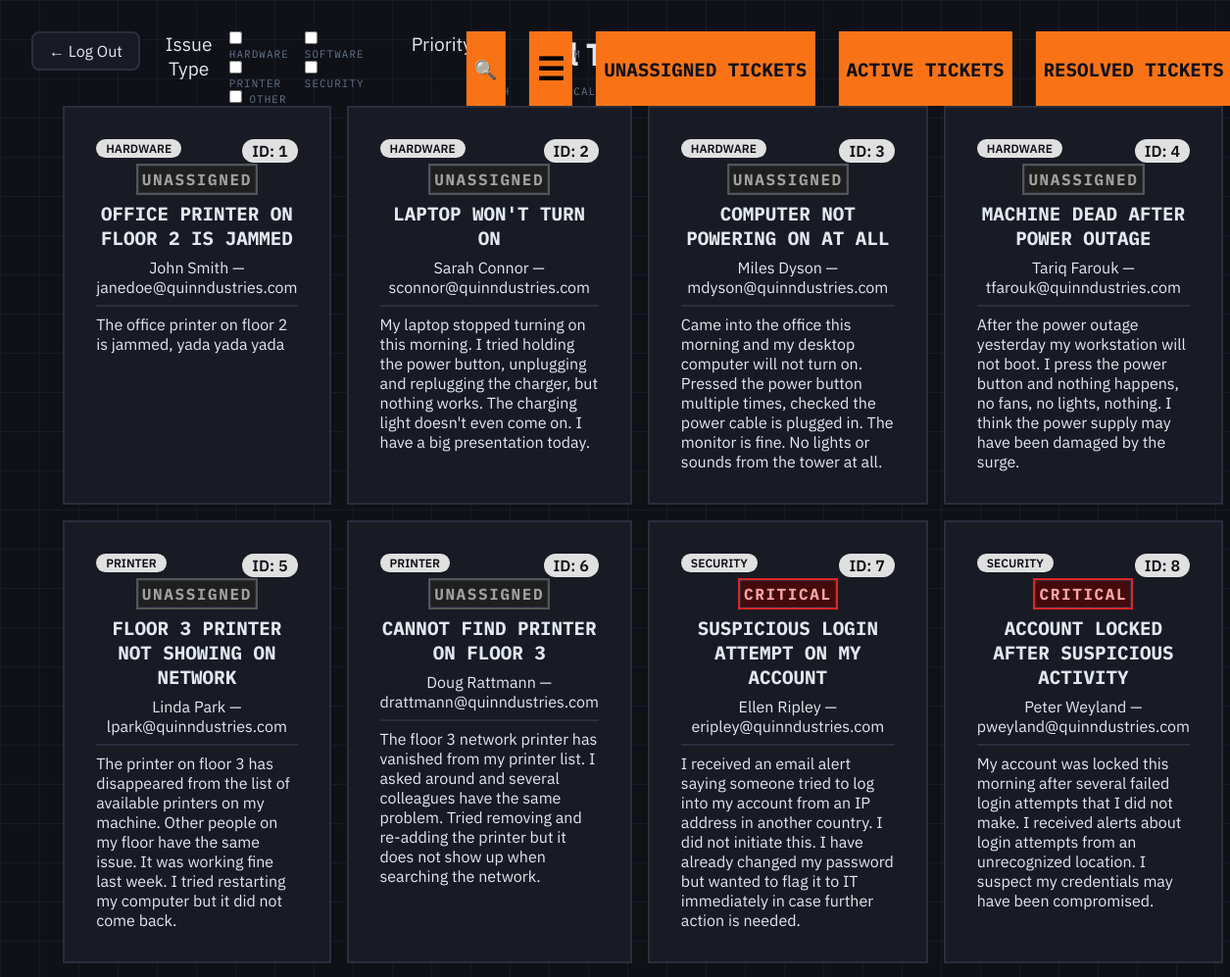
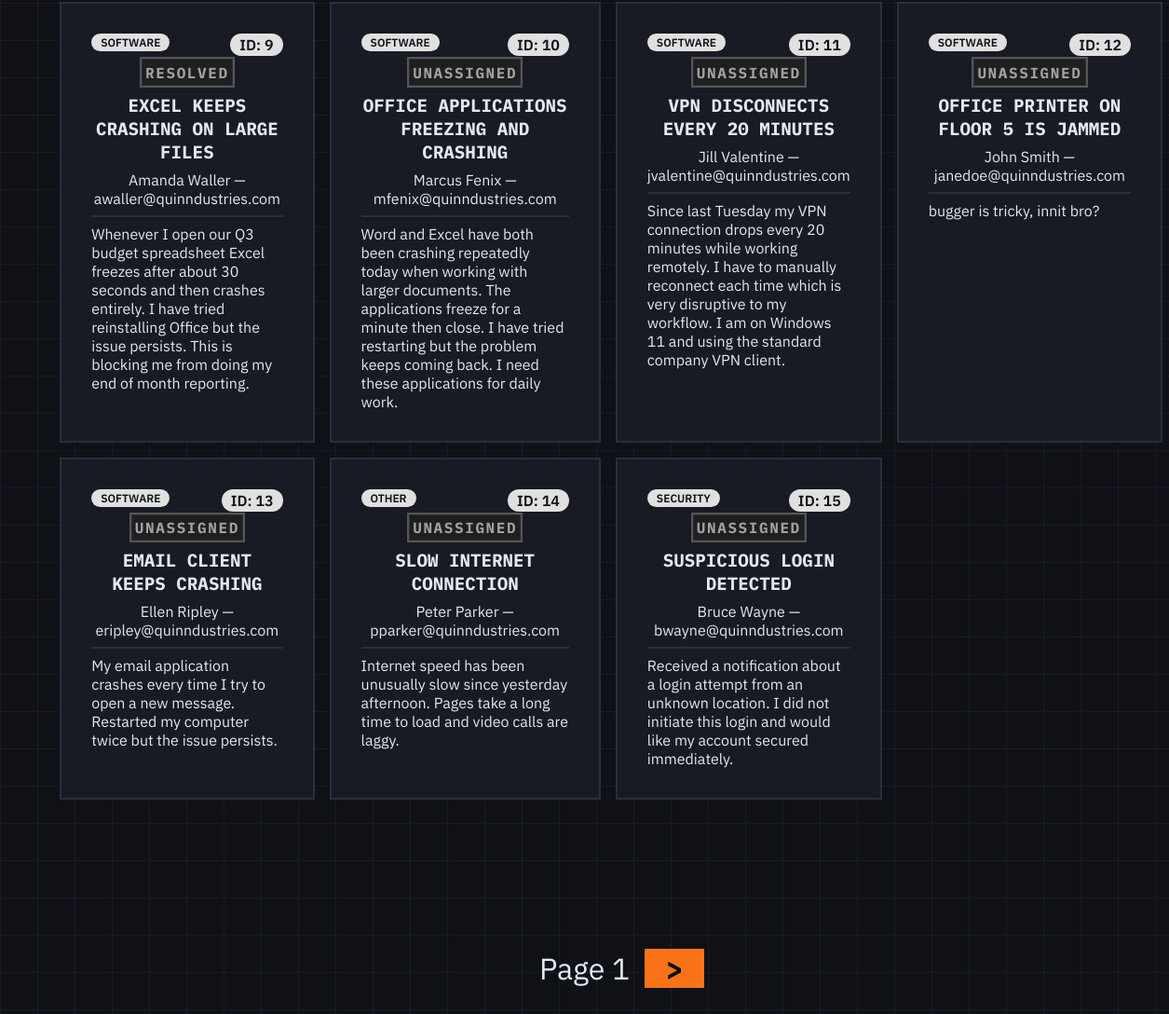
/tickets/view (signed in), run on the app's committed database (2 pictures, top to bottom).
### tables this page shows
CREATE TABLE tickets (
            id INTEGER PRIMARY KEY AUTOINCREMENT,
            ticketer_name TEXT NOT NULL,
            ticketer_email TEXT NOT NULL,
            issue_type TEXT NOT NULL,
            priority TEXT,
            summary TEXT NOT NULL,
            description TEXT NOT NULL,
            status TEXT NOT NULL,
            resolution_details TEXT,
            specialist_username_assigned TEXT,
            submission_date TEXT NOT NULL,
            assignment_date TEXT,
            resolution_date TEXT   
            );

### app.py (the view)
@app.route('/tickets/view', methods=['GET'])
def viewTickets():
    auth_error = it_only_check()
    if auth_error:
        return render_template("login.html")
    page = request.args.get('page', 1, type=int)
    tab = request.args.get('tab','all')
    if page < 1:
        return jsonify({"error": "invalid page number"}), 400
    if not tab in ['unassigned','active','resolved', 'all']:
        return jsonify({"error": "invalid tab type"}), 400
    db = get_db()
    if tab == 'all':
        total = db.execute('SELECT COUNT(*) FROM tickets').fetchone()[0]
        tickets = db.execute('SELECT * FROM tickets LIMIT ? OFFSET ?', (TICKETS_PER_PAGE, (page-1) * TICKETS_PER_PAGE,)).fetchall()
    else:
        total = db.execute('SELECT COUNT(*) FROM tickets WHERE status = ?', (tab,)).fetchone()[0]
        tickets = db.execute('SELECT * FROM tickets WHERE status = ? LIMIT ? OFFSET ?', (tab, TICKETS_PER_PAGE, (page-1) * TICKETS_PER_PAGE,)).fetchall()
    db.close()
    max_page = max(1, -(-total // TICKETS_PER_PAGE))
    if page > max_page:
        return redirect(f'/tickets/view?tab={tab}&page={max_page}')
    return render_template("tickets.html", tickets=[dict(t) for t in tickets], tab=tab, page_num = page, has_next=(page * TICKETS_PER_PAGE) < total)

### app.py (called while the page is built)
def it_only_check():
    if not session.get("is_it_department"):
        return jsonify({"error": "unauthorized"}), 403
    return None

### database.py (called while the page is built)
def get_db():
    conn = sqlite3.connect(DATABASE)
    conn.row_factory = sqlite3.Row
    return conn

### templates/tickets.html (shortened to what this page needs)
<!DOCTYPE html>
<html lang="en">
<head>
  <link href="/static/ticketstyles.css" rel="stylesheet">
</head>
<body>
  <h1 id="page-title"> {{tab | capitalize}} Tickets</h1>
  <a class="return-arrow" onclick="logout()">← Log Out</a>
  <nav id="ticket-list-navbar">
    <div id="navbar-left">
      <div id="issue-type-filter" class="filter-category">
        <p class="filter-label">Issue Type</p>
        <div class="filter-group">
          <label><input type="checkbox" value="hardware" onchange="applyFilters()"> Hardware</label>
          <label><input type="checkbox" value="software" onchange="applyFilters()"> Software</label>
          <label><input type="checkbox" value="printer" onchange="applyFilters()"> Printer</label>
          <label><input type="checkbox" value="security" onchange="applyFilters()"> Security</label>
          <label><input type="checkbox" value="other" onchange="applyFilters()"> Other</label>
        </div>
      </div>
      <div id ="priority-filter" class="filter-category">
        <p class="filter-label">Priority</p>
        <div class="filter-group">
          <label><input type="checkbox" value="low" onchange="applyFilters()"> Low</label>
          <label><input type="checkbox" value="medium" onchange="applyFilters()"> Medium</label>
          <label><input type="checkbox" value="high" onchange="applyFilters()"> High</label>
          <label><input type="checkbox" value="critical" onchange="applyFilters()"> Critical</label>
        </div>
      </div>
    </div>
    <div id="navbar-right">
      <button id="search-btn" class="toggle btn" onclick="toggleSearch()" ><span id="search-icon">🔍</span></button>
      <button id="toggle-display-btn" class="toggle btn" onclick="toggleLayout()" ><span id="toggle-icon">☰</span></button>
      <div id="status-btn-container">
        <a id="unassigned-btn" class="btn" href="/tickets/view?tab=unassigned&amp;page={{page_num}}">Unassigned Tickets</a>
        <a id="active-btn" class="btn" href="/tickets/view?tab=active&amp;page={{page_num}}">Active Tickets</a>
        <a id="resolved-btn" class="btn" href="/tickets/view?tab=resolved&amp;page={{page_num}}">Resolved Tickets</a>
      </div>
    </div>
  </nav>
  {% if tickets %}
  <section id="ticket-list" class="ticket-list grid-view">
      {% for ticket in tickets%}
        <a href="/tickets/view/{{ticket.id}}">
          <div class="ticket-card">
            <p class="id-badge">ID: {{ ticket.id }}</p>
            <div class="ticket-header">
              <p class="badge">{{ ticket.issue_type }}</p>
              {% if ticket.status == 'active' %}
                <div class="priority priority-{{ ticket.priority }}">{{ ticket.priority }}</div>
              {% else %}
              <div class="priority priority-inactive">{{ ticket.status }}</div>
              {% endif %}
            </div>
            <h3>{{ ticket.summary }}</h3>
            <p class="ticket-meta">{{ ticket.ticketer_name }} — {{ ticket.ticketer_email }}</p>
            <p class="ticket-description">{{ ticket.description | truncate(240) }}</p>
          </div>
        </a>
      {% endfor %}
  </section>
  {% else %}
      <p id="no-tickets">No tickets yet.</p>
  {% endif %}
  <div id="pagination-controls">
    <div id="page-num">Page {{ page_num }}</div>
    {% if has_next %}
    <a id="page-right" class="btn" href="/tickets/view?tab={{tab}}&page={{page_num+1}}">&gt;</a>
    {% else %}
    <div id="page-right"></div>
    {% endif %}
</div>
</body>
</html>

### data on the page
tickets: id "1", issue_type "HARDWARE", status "UNASSIGNED", summary "OFFICE PRINTER ON FLOOR 2 IS JAMMED", ticketer_name "John Smith", ticketer_email "janedoe@quinndustries.com", description "The office printer on floor 2 is jammed, yada yada yada"
tickets: id "2", issue_type "HARDWARE", status "UNASSIGNED", summary "LAPTOP WON'T TURN ON", ticketer_name "Sarah Connor", ticketer_email "sconnor@quinndustries.com", description "My laptop stopped turning on this morning. I tried holding the power button, unplugging and replugging the charger, but nothing works. The charging light doesn't even come on. I have a big presentation today."
tickets: id "3", issue_type "HARDWARE", status "UNASSIGNED", summary "COMPUTER NOT POWERING ON AT ALL", ticketer_name "Miles Dyson", ticketer_email "mdyson@quinndustries.com", description "Came into the office this morning and my desktop computer will not turn on. Pressed the power button multiple times, checked the power cable is plugged in. The monitor is fine. No lights or sounds from the tower at all."
tickets: id "4", issue_type "HARDWARE", status "UNASSIGNED", summary "MACHINE DEAD AFTER POWER OUTAGE", ticketer_name "Tariq Farouk", ticketer_email "tfarouk@quinndustries.com", description "After the power outage yesterday my workstation will not boot. I press the power button and nothing happens, no fans, no lights, nothing. I think the power supply may have been damaged by the surge."
tickets: id "5", issue_type "PRINTER", status "UNASSIGNED", summary "FLOOR 3 PRINTER NOT SHOWING ON NETWORK", ticketer_name "Linda Park", ticketer_email "lpark@quinndustries.com", description "The printer on floor 3 has disappeared from the list of available printers on my machine. Other people on my floor have the same issue. It was working fine last week. I tried restarting my computer but it did not come back."
tickets: id "6", issue_type "PRINTER", status "UNASSIGNED", summary "CANNOT FIND PRINTER ON FLOOR 3", ticketer_name "Doug Rattmann", ticketer_email "drattmann@quinndustries.com", description "The floor 3 network printer has vanished from my printer list. I asked around and several colleagues have the same problem. Tried removing and re-adding the printer but it does not show up when searching the network."
tickets: id "7", issue_type "SECURITY", priority "CRITICAL", summary "SUSPICIOUS LOGIN ATTEMPT ON MY ACCOUNT", ticketer_name "Ellen Ripley", ticketer_email "eripley@quinndustries.com", description "I received an email alert saying someone tried to log into my account from an IP address in another country. I did not initiate this. I have already changed my password but wanted to flag it to IT immediately in case further action is needed."
tickets: id "8", issue_type "SECURITY", priority "CRITICAL", summary "ACCOUNT LOCKED AFTER SUSPICIOUS ACTIVITY", ticketer_name "Peter Weyland", ticketer_email "pweyland@quinndustries.com", description "My account was locked this morning after several failed login attempts that I did not make. I received alerts about login attempts from an unrecognized location. I suspect my credentials may have been compromised."
tickets: id "9", issue_type "SOFTWARE", status "RESOLVED", summary "EXCEL KEEPS CRASHING ON LARGE FILES", ticketer_name "Amanda Waller", ticketer_email "awaller@quinndustries.com", description "Whenever I open our Q3 budget spreadsheet Excel freezes after about 30 seconds and then crashes entirely. I have tried reinstalling Office but the issue persists. This is blocking me from doing my end of month reporting."
tickets: id "10", issue_type "SOFTWARE", status "UNASSIGNED", summary "OFFICE APPLICATIONS FREEZING AND CRASHING", ticketer_name "Marcus Fenix", ticketer_email "mfenix@quinndustries.com", description "Word and Excel have both been crashing repeatedly today when working with larger documents. The applications freeze for a minute then close. I have tried restarting but the problem keeps coming back. I need these applications for daily work."
tickets: id "11", issue_type "SOFTWARE", status "UNASSIGNED", summary "VPN DISCONNECTS EVERY 20 MINUTES", ticketer_name "Jill Valentine", ticketer_email "jvalentine@quinndustries.com", description "Since last Tuesday my VPN connection drops every 20 minutes while working remotely. I have to manually reconnect each time which is very disruptive to my workflow. I am on Windows 11 and using the standard company VPN client."
tickets: id "12", issue_type "SOFTWARE", status "UNASSIGNED", summary "OFFICE PRINTER ON FLOOR 5 IS JAMMED", ticketer_name "John Smith", ticketer_email "janedoe@quinndustries.com", description "bugger is tricky, innit bro?"
tickets: id "13", issue_type "SOFTWARE", status "UNASSIGNED", summary "EMAIL CLIENT KEEPS CRASHING", ticketer_name "Ellen Ripley", ticketer_email "eripley@quinndustries.com", description "My email application crashes every time I try to open a new message. Restarted my computer twice but the issue persists."
tickets: id "14", issue_type "OTHER", status "UNASSIGNED", summary "SLOW INTERNET CONNECTION", ticketer_name "Peter Parker", ticketer_email "pparker@quinndustries.com", description "Internet speed has been unusually slow since yesterday afternoon. Pages take a long time to load and video calls are laggy."
tickets: id "15", issue_type "SECURITY", status "UNASSIGNED", summary "SUSPICIOUS LOGIN DETECTED", ticketer_name "Bruce Wayne", ticketer_email "bwayne@quinndustries.com", description "Received a notification about a login attempt from an unknown location. I did not initiate this login and would like my account secured immediately."

### other printed values
{{ page_num }} "1"
